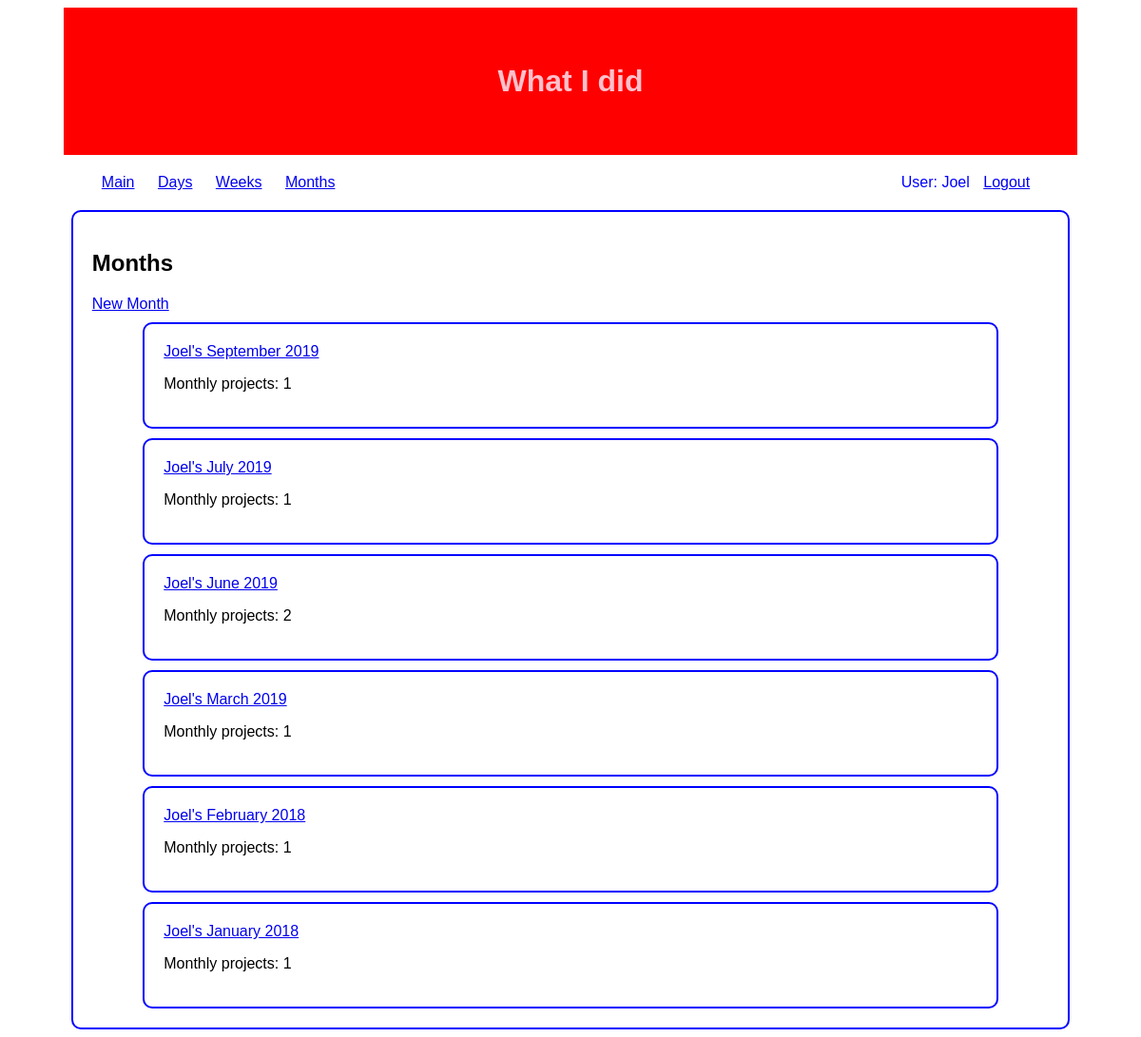
Before: /main/months/ (signed in) with the older database file.
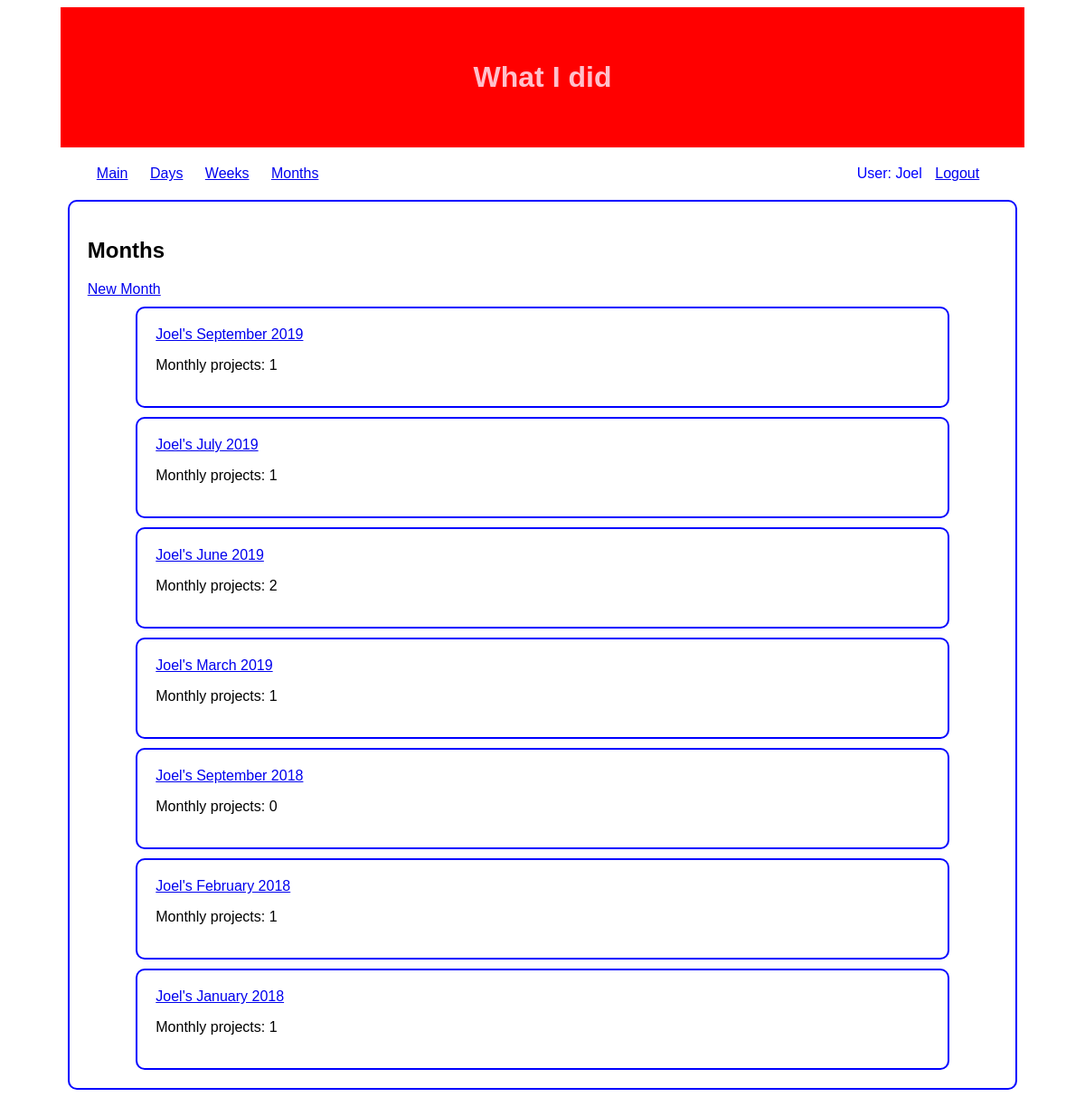
After: the same page with the newer database file.
### thingsdone/models.py (models this page shows)
class Month(models.Model):
  start_day = models.DateField(default=timezone.now)
  user = models.ForeignKey('auth.User', on_delete=models.CASCADE, null = True)
  class Meta:
    ordering = ['-start_day']
    unique_together =[['start_day','user']]
  def get_absolute_url(self):
    return reverse('months-detail', args=[str(self.id)])
  def __str__(self):
    return "%s's "%(self.user) + str(self.start_day.strftime('%B %Y'))

### thingsdone/views.py (the view)
# urls.py: path('months/', views.MonthList.as_view(), name='months-list'),
class MonthList(LoginRequiredMixin, generic.ListView):
  model = Month
  def get_queryset(self):
    return Month.objects.filter(user=self.request.user)

### thingsdone/templates/thingsdone/month_list.html
{% extends 'base_generic.html' %}
{% block content %}
<div class="list-block">
<h2>Months</h2>
<a href="{% url 'months-create' %}">New Month</a>
{% if month_list %}
  {% for month in month_list %}
  <div class="list-block">
    <a href="{{ month.get_absolute_url }}">{{month}}</a>
    <p>Monthly projects: {{ month.thingdone_set.all.count }}</p>
  </div>
  {% endfor %}
{% else %}
  <p>No months!</p>
{% endif %}
</div>
{% endblock %}

Changed rows visible on the page:
added Month: user+start_day "Joel's September 2018", thingdone_set.all.count "0"
